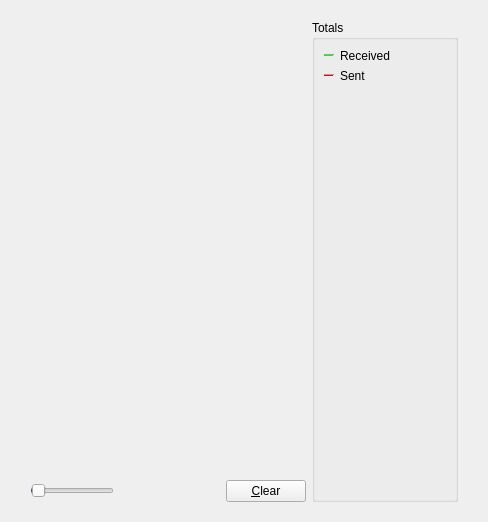
     <widget class="QWidget" name="tab_nettraffic">
      <attribute name="title">
       <string>&amp;Network Traffic</string>
      </attribute>
      <layout class="QHBoxLayout" name="horizontalLayout_3">
       <property name="leftMargin">
        <number>30</number>
       </property>
       <property name="topMargin">
        <number>20</number>
       </property>
       <property name="rightMargin">
        <number>30</number>
       </property>
       <property name="bottomMargin">
        <number>20</number>
       </property>
       <item>
        <layout class="QVBoxLayout" name="verticalLayout_4">
         <item>
          <widget class="TrafficGraphWidget" name="trafficGraph" native="true">
           <property name="sizePolicy">
            <sizepolicy hsizetype="Expanding" vsizetype="Expanding">
             <horstretch>0</horstretch>
             <verstretch>0</verstretch>
            </sizepolicy>
           </property>
          </widget>
         </item>
         <item>
          <layout class="QHBoxLayout" name="horizontalLayout_2">
           <item>
            <widget class="QSlider" name="sldGraphRange">
             <property name="minimum">
              <number>1</number>
             </property>
             <property name="maximum">
              <number>288</number>
             </property>
             <property name="pageStep">
              <number>12</number>
             </property>
             <property name="value">
              <number>6</number>
             </property>
             <property name="orientation">
              <enum>Qt::Horizontal</enum>
             </property>
            </widget>
           </item>
           <item>
            <widget class="QLabel" name="lblGraphRange">
             <property name="minimumSize">
              <size>
               <width>100</width>
               <height>0</height>
              </size>
             </property>
             <property name="alignment">
              <set>Qt::AlignCenter</set>
             </property>
            </widget>
           </item>
           <item>
            <widget class="QPushButton" name="btnClearTrafficGraph">
             <property name="text">
              <string>&amp;Clear</string>
             </property>
             <property name="autoDefault">
              <bool>false</bool>
             </property>
            </widget>
           </item>
          </layout>
         </item>
        </layout>
       </item>
       <item>
        <layout class="QVBoxLayout" name="verticalLayout">
         <item>
          <widget class="QGroupBox" name="groupBox">
           <property name="title">
            <string>Totals</string>
           </property>
           <layout class="QVBoxLayout" name="verticalLayout_5">
            <item>
             <layout class="QHBoxLayout" name="horizontalLayout_4">
              <item>
               <widget class="Line" name="line">
                <property name="sizePolicy">
                 <sizepolicy hsizetype="Fixed" vsizetype="Fixed">
                  <horstretch>0</horstretch>
                  <verstretch>0</verstretch>
                 </sizepolicy>
                </property>
                <property name="minimumSize">
                 <size>
                  <width>10</width>
                  <height>0</height>
                 </size>
                </property>
                <property name="palette">
                 <palette>
                  <active>
                   <colorrole role="Light">
                    <brush brushstyle="SolidPattern">
                     <color alpha="255">
                      <red>0</red>
                      <green>255</green>
                      <blue>0</blue>
                     </color>
                    </brush>
                   </colorrole>
                  </active>
                  <inactive>
                   <colorrole role="Light">
                    <brush brushstyle="SolidPattern">
                     <color alpha="255">
                      <red>0</red>
                      <green>255</green>
                      <blue>0</blue>
                     </color>
                    </brush>
                   </colorrole>
                  </inactive>
                  <disabled>
                   <colorrole role="Light">
                    <brush brushstyle="SolidPattern">
                     <color alpha="255">
                      <red>0</red>
                      <green>255</green>
                      <blue>0</blue>
                     </color>
                    </brush>
                   </colorrole>
                  </disabled>
                 </palette>
                </property>
                <property name="orientation">
                 <enum>Qt::Horizontal</enum>
                </property>
               </widget>
              </item>
              <item>
               <widget class="QLabel" name="label_16">
                <property name="text">
                 <string>Received</string>
                </property>
               </widget>
              </item>
              <item>
               <widget class="QLabel" name="lblBytesIn">
                <property name="minimumSize">
                 <size>
                  <width>50</width>
                  <height>0</height>
                 </size>
                </property>
                <property name="alignment">
                 <set>Qt::AlignRight|Qt::AlignTrailing|Qt::AlignVCenter</set>
                </property>
               </widget>
              </item>
             </layout>
            </item>
            <item>
             <layout class="QHBoxLayout" name="horizontalLayout_5">
              <item>
               <widget class="Line" name="line_2">
                <property name="sizePolicy">
                 <sizepolicy hsizetype="Fixed" vsizetype="Fixed">
                  <horstretch>0</horstretch>
                  <verstretch>0</verstretch>
                 </sizepolicy>
                </property>
                <property name="minimumSize">
                 <size>
                  <width>10</width>
                  <height>0</height>
                 </size>
                </property>
                <property name="palette">
                 <palette>
                  <active>
                   <colorrole role="Light">
                    <brush brushstyle="SolidPattern">
                     <color alpha="255">
                      <red>255</red>
                      <green>0</green>
                      <blue>0</blue>
                     </color>
                    </brush>
                   </colorrole>
                  </active>
                  <inactive>
                   <colorrole role="Light">
                    <brush brushstyle="SolidPattern">
                     <color alpha="255">
                      <red>255</red>
                      <green>0</green>
                      <blue>0</blue>
                     </color>
                    </brush>
                   </colorrole>
                  </inactive>
                  <disabled>
                   <colorrole role="Light">
                    <brush brushstyle="SolidPattern">
                     <color alpha="255">
                      <red>255</red>
                      <green>0</green>
                      <blue>0</blue>
                     </color>
                    </brush>
                   </colorrole>
                  </disabled>
                 </palette>
                </property>
                <property name="orientation">
                 <enum>Qt::Horizontal</enum>
                </property>
               </widget>
              </item>
              <item>
               <widget class="QLabel" name="label_17">
                <property name="text">
                 <string>Sent</string>
                </property>
               </widget>
              </item>
              <item>
               <widget class="QLabel" name="lblBytesOut">
                <property name="minimumSize">
                 <size>
                  <width>50</width>
                  <height>0</height>
                 </size>
                </property>
                <property name="alignment">
                 <set>Qt::AlignRight|Qt::AlignTrailing|Qt::AlignVCenter</set>
                </property>
               </widget>
              </item>
             </layout>
            </item>
            <item>
             <spacer name="verticalSpacer_4">
              <property name="orientation">
               <enum>Qt::Vertical</enum>
              </property>
              <property name="sizeHint" stdset="0">
               <size>
                <width>20</width>
                <height>407</height>
               </size>
              </property>
             </spacer>
            </item>
           </layout>
          </widget>
         </item>
        </layout>
       </item>
      </layout>
     </widget>
